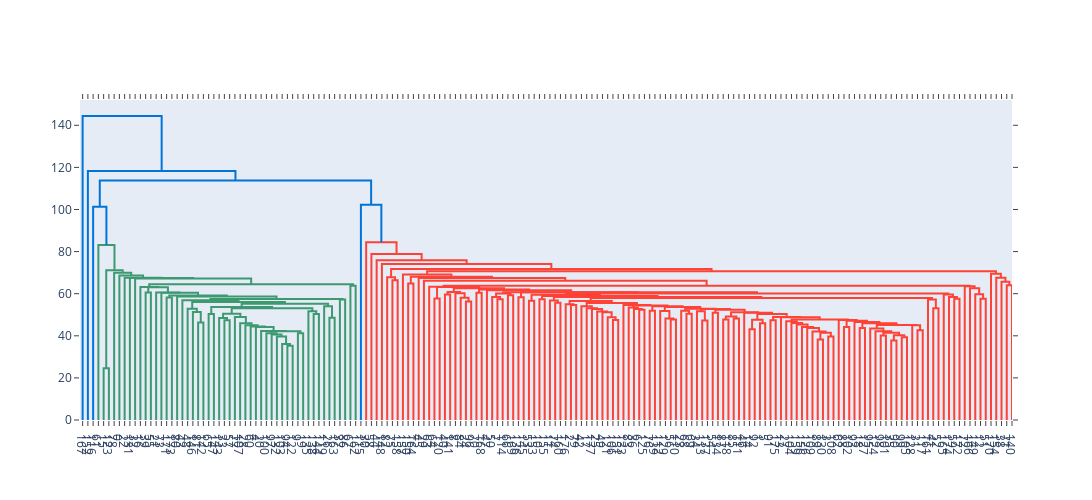

The notebook cell saved with this chart:
### Code cell
# Compute the linkage matrix using the Ward method
linked = linkage(scaled_data, method='ward')

# Plot the dendrogram
fig = ff.create_dendrogram(scaled_data, linkagefun=lambda x: linked, labels=None)
fig.update_layout(width=1800, height=500)
fig.show()

# Calculate silhouette scores for different numbers of clusters
silhouette_scores = {}
for k in range(2, 6):
    # Use fcluster to flatten the dendrogram to 'k' clusters
    labels = fcluster(linked, k, criterion='maxclust')
    score = silhouette_score(scaled_data, labels)
    silhouette_scores[k] = score
    print(f'Silhouette Score for k={k}: {score}')

### Figure 1 — Plotly figure (JSON) as saved in the notebook; plotly's stock layout.template omitted (floating-point values rounded to 4 significant figures; data arrays with more than 128 entries replaced by an {"elided": "..."} marker saying what was removed)
{"data": [{"hoverinfo": "text", "marker": {"color": "rgb(61,153,112)"}, "mode": "lines", "type": "scatter", "x": [45, 45, 55, 55], "xaxis": "x", "y": [0, 24.62, 24.62, 0], "yaxis": "y"}, {"hoverinfo": "text", "marker": {"color": "rgb(61,153,112)"}, "mode": "lines", "type": "scatter", "x": [125, 125, 135, 135], "xaxis": "x", "y": [0, 60.52, 60.52, 0], "yaxis": "y"}, {"hoverinfo": "text", "marker": {"color": "rgb(61,153,112)"}, "mode": "lines", "type": "scatter", "x": [165, 165, 175, 175], "xaxis": "x", "y": [0, 58.18, 58.18, 0], "yaxis": "y"}, {"hoverinfo": "text", "marker": {"color": "rgb(61,153,112)"}, "mode": "lines", "type": "scatter", "x": [225, 225, 235, 235], "xaxis": "x", "y": [0, 46.32, 46.32, 0], "yaxis": "y"}, {"hoverinfo": "text", "marker": {"color": "rgb(61,153,112)"}, "mode": "lines", "type": "scatter", "x": [215, 215, 230, 230], "xaxis": "x", "y": [0, 51.33, 51.33, 46.32], "yaxis": "y"}, {"hoverinfo": "text", "marker": {"color": "rgb(61,153,112)"}, "mode": "lines", "type": "scatter", "x": [205, 205, 222.5, 222.5], "xaxis": "x", "y": [0, 52.85, 52.85, 51.33], "yaxis": "y"}, {"hoverinfo": "text", "marker": {"color": "rgb(61,153,112)"}, "mode": "lines", "type": "scatter", "x": [245, 245, 255, 255], "xaxis": "x", "y": [0, 50.33, 50.33, 0], "yaxis": "y"}, {"hoverinfo": "text", "marker": {"color": "rgb(61,153,112)"}, "mode": "lines", "type": "scatter", "x": [275, 275, 285, 285], "xaxis": "x", "y": [0, 47.36, 47.36, 0], "yaxis": "y"}, {"hoverinfo": "text", "marker": {"color": "rgb(61,153,112)"}, "mode": "lines", "type": "scatter", "x": [265, 265, 280, 280], "xaxis": "x", "y": [0, 48.4, 48.4, 47.36], "yaxis": "y"}, {"hoverinfo": "text", "marker": {"color": "rgb(61,153,112)"}, "mode": "lines", "type": "scatter", "x": [395, 395, 405, 405], "xaxis": "x", "y": [0, 35.28, 35.28, 0], "yaxis": "y"}, {"hoverinfo": "text", "marker": {"color": "rgb(61,153,112)"}, "mode": "lines", "type": "scatter", "x": [385, 385, 400, 400], "xaxis": "x", "y": [0, 36.1, 36.1, 35.28], "yaxis": "y"}, {"hoverinfo": "text", "marker": {"color": "rgb(61,153,112)"}, "mode": "lines", "type": "scatter", "x": [375, 375, 392.5, 392.5], "xaxis": "x", "y": [0, 39.64, 39.64, 36.1], "yaxis": "y"}, {"hoverinfo": "text", "marker": {"color": "rgb(61,153,112)"}, "mode": "lines", "type": "scatter", "x": [365, 365, 383.8, 383.8], "xaxis": "x", "y": [0, 40.63, 40.63, 39.64], "yaxis": "y"}, {"hoverinfo": "text", "marker": {"color": "rgb(61,153,112)"}, "mode": "lines", "type": "scatter", "x": [355, 355, 374.4, 374.4], "xaxis": "x", "y": [0, 41.21, 41.21, 40.63], "yaxis": "y"}, {"hoverinfo": "text", "marker": {"color": "rgb(61,153,112)"}, "mode": "lines", "type": "scatter", "x": [415, 415, 425, 425], "xaxis": "x", "y": [0, 41.25, 41.25, 0], "yaxis": "y"}, {"hoverinfo": "text", "marker": {"color": "rgb(61,153,112)"}, "mode": "lines", "type": "scatter", "x": [364.7, 364.7, 420, 420], "xaxis": "x", "y": [41.21, 42.16, 42.16, 41.25], "yaxis": "y"}, {"hoverinfo": "text", "marker": {"color": "rgb(61,153,112)"}, "mode": "lines", "type": "scatter", "x": [345, 345, 392.3, 392.3], "xaxis": "x", "y": [0, 42.27, 42.27, 42.16], "yaxis": "y"}, {"hoverinfo": "text", "marker": {"color": "rgb(61,153,112)"}, "mode": "lines", "type": "scatter", "x": [335, 335, 368.7, 368.7], "xaxis": "x", "y": [0, 44.17, 44.17, 42.27], "yaxis": "y"}, {"hoverinfo": "text", "marker": {"color": "rgb(61,153,112)"}, "mode": "lines", "type": "scatter", "x": [325, 325, 351.8, 351.8], "xaxis": "x", "y": [0, 44.41, 44.41, 44.17], "yaxis": "y"}, {"hoverinfo": "text", "marker": {"color": "rgb(61,153,112)"}, "mode": "lines", "type": "scatter", "x": [315, 315, 338.4, 338.4], "xaxis": "x", "y": [0, 45.0, 45.0, 44.41], "yaxis": "y"}, {"hoverinfo": "text", "marker": {"color": "rgb(61,153,112)"}, "mode": "lines", "type": "scatter", "x": [305, 305, 326.7, 326.7], "xaxis": "x", "y": [0, 45.99, 45.99, 45.0], "yaxis": "y"}, {"hoverinfo": "text", "marker": {"color": "rgb(61,153,112)"}, "mode": "lines", "type": "scatter", "x": [295, 295, 315.9, 315.9], "xaxis": "x", "y": [0, 48.9, 48.9, 45.99], "yaxis": "y"}, {"hoverinfo": "text", "marker": {"color": "rgb(61,153,112)"}, "mode": "lines", "type": "scatter", "x": [272.5, 272.5, 305.4, 305.4], "xaxis": "x", "y": [48.4, 50.47, 50.47, 48.9], "yaxis": "y"}, {"hoverinfo": "text", "marker": {"color": "rgb(61,153,112)"}, "mode": "lines", "type": "scatter", "x": [445, 445, 455, 455], "xaxis": "x", "y": [0, 50.34, 50.34, 0], "yaxis": "y"}, {"hoverinfo": "text", "marker": {"color": "rgb(61,153,112)"}, "mode": "lines", "type": "scatter", "x": [435, 435, 450, 450], "xaxis": "x", "y": [0, 51.69, 51.69, 50.34], "yaxis": "y"}, {"hoverinfo": "text", "marker": {"color": "rgb(61,153,112)"}, "mode": "lines", "type": "scatter", "x": [289.0, 289.0, 442.5, 442.5], "xaxis": "x", "y": [50.47, 53.14, 53.14, 51.69], "yaxis": "y"}, {"hoverinfo": "text", "marker": {"color": "rgb(61,153,112)"}, "mode": "lines", "type": "scatter", "x": [250, 250, 365.7, 365.7], "xaxis": "x", "y": [50.33, 53.62, 53.62, 53.14], "yaxis": "y"}, {"hoverinfo": "text", "marker": {"color": "rgb(61,153,112)"}, "mode": "lines", "type": "scatter", "x": [475, 475, 485, 485], "xaxis": "x", "y": [0, 48.54, 48.54, 0], "yaxis": "y"}, {"hoverinfo": "text", "marker": {"color": "rgb(61,153,112)"}, "mode": "lines", "type": "scatter", "x": [465, 465, 480, 480], "xaxis": "x", "y": [0, 54.0, 54.0, 48.54], "yaxis": "y"}, {"hoverinfo": "text", "marker": {"color": "rgb(61,153,112)"}, "mode": "lines", "type": "scatter", "x": [307.9, 307.9, 472.5, 472.5], "xaxis": "x", "y": [53.62, 55.21, 55.21, 54.0], "yaxis": "y"}, {"hoverinfo": "text", "marker": {"color": "rgb(61,153,112)"}, "mode": "lines", "type": "scatter", "x": [213.8, 213.8, 390.2, 390.2], "xaxis": "x", "y": [52.85, 56.09, 56.09, 55.21], "yaxis": "y"}, {"hoverinfo": "text", "marker": {"color": "rgb(61,153,112)"}, "mode": "lines", "type": "scatter", "x": [195, 195, 302.0, 302.0], "xaxis": "x", "y": [0, 56.93, 56.93, 56.09], "yaxis": "y"}, {"hoverinfo": "text", "marker": {"color": "rgb(61,153,112)"}, "mode": "lines", "type": "scatter", "x": [495, 495, 505, 505], "xaxis": "x", "y": [0, 57.26, 57.26, 0], "yaxis": "y"}, {"hoverinfo": "text", "marker": {"color": "rgb(61,153,112)"}, "mode": "lines", "type": "scatter", "x": [248.5, 248.5, 500, 500], "xaxis": "x", "y": [56.93, 57.44, 57.44, 57.26], "yaxis": "y"}, {"hoverinfo": "text", "marker": {"color": "rgb(61,153,112)"}, "mode": "lines", "type": "scatter", "x": [185, 185, 374.2, 374.2], "xaxis": "x", "y": [0, 58.64, 58.64, 57.44], "yaxis": "y"}, {"hoverinfo": "text", "marker": {"color": "rgb(61,153,112)"}, "mode": "lines", "type": "scatter", "x": [170, 170, 279.6, 279.6], "xaxis": "x", "y": [58.18, 59.18, 59.18, 58.64], "yaxis": "y"}, {"hoverinfo": "text", "marker": {"color": "rgb(61,153,112)"}, "mode": "lines", "type": "scatter", "x": [155, 155, 224.8, 224.8], "xaxis": "x", "y": [0, 60.47, 60.47, 59.18], "yaxis": "y"}, {"hoverinfo": "text", "marker": {"color": "rgb(61,153,112)"}, "mode": "lines", "type": "scatter", "x": [145, 145, 189.9, 189.9], "xaxis": "x", "y": [0, 60.55, 60.55, 60.47], "yaxis": "y"}, {"hoverinfo": "text", "marker": {"color": "rgb(61,153,112)"}, "mode": "lines", "type": "scatter", "x": [130, 130, 167.5, 167.5], "xaxis": "x", "y": [60.52, 63.05, 63.05, 60.55], "yaxis": "y"}, {"hoverinfo": "text", "marker": {"color": "rgb(61,153,112)"}, "mode": "lines", "type": "scatter", "x": [115, 115, 148.7, 148.7], "xaxis": "x", "y": [0, 63.2, 63.2, 63.05], "yaxis": "y"}, {"hoverinfo": "text", "marker": {"color": "rgb(61,153,112)"}, "mode": "lines", "type": "scatter", "x": [515, 515, 525, 525], "xaxis": "x", "y": [0, 63.72, 63.72, 0], "yaxis": "y"}, {"hoverinfo": "text", "marker": {"color": "rgb(61,153,112)"}, "mode": "lines", "type": "scatter", "x": [131.9, 131.9, 520, 520], "xaxis": "x", "y": [63.2, 64.44, 64.44, 63.72], "yaxis": "y"}, {"hoverinfo": "text", "marker": {"color": "rgb(61,153,112)"}, "mode": "lines", "type": "scatter", "x": [105, 105, 325.9, 325.9], "xaxis": "x", "y": [0, 67.24, 67.24, 64.44], "yaxis": "y"}, {"hoverinfo": "text", "marker": {"color": "rgb(61,153,112)"}, "mode": "lines", "type": "scatter", "x": [95, 95, 215.5, 215.5], "xaxis": "x", "y": [0, 67.42, 67.42, 67.24], "yaxis": "y"}, {"hoverinfo": "text", "marker": {"color": "rgb(61,153,112)"}, "mode": "lines", "type": "scatter", "x": [85, 85, 155.2, 155.2], "xaxis": "x", "y": [0, 67.53, 67.53, 67.42], "yaxis": "y"}, {"hoverinfo": "text", "marker": {"color": "rgb(61,153,112)"}, "mode": "lines", "type": "scatter", "x": [75, 75, 120.1, 120.1], "xaxis": "x", "y": [0, 68.7, 68.7, 67.53], "yaxis": "y"}, {"hoverinfo": "text", "marker": {"color": "rgb(61,153,112)"}, "mode": "lines", "type": "scatter", "x": [65, 65, 97.56, 97.56], "xaxis": "x", "y": [0, 69.98, 69.98, 68.7], "yaxis": "y"}, {"hoverinfo": "text", "marker": {"color": "rgb(61,153,112)"}, "mode": "lines", "type": "scatter", "x": [50, 50, 81.28, 81.28], "xaxis": "x", "y": [24.62, 71.13, 71.13, 69.98], "yaxis": "y"}, {"hoverinfo": "text", "marker": {"color": "rgb(61,153,112)"}, "mode": "lines", "type": "scatter", "x": [35, 35, 65.64, 65.64], "xaxis": "x", "y": [0, 83.13, 83.13, 71.13], "yaxis": "y"}, {"hoverinfo": "text", "marker": {"color": "rgb(0,116,217)"}, "mode": "lines", "type": "scatter", "x": [25, 25, 50.32, 50.32], "xaxis": "x", "y": [0, 101.3, 101.3, 83.13], "yaxis": "y"}, {"hoverinfo": "text", "marker": {"color": "rgb(255,65,54)"}, "mode": "lines", "type": "scatter", "x": [595, 595, 605, 605], "xaxis": "x", "y": [0, 66.38, 66.38, 0], "yaxis": "y"}, {"hoverinfo": "text", "marker": {"color": "rgb(255,65,54)"}, "mode": "lines", "type": "scatter", "x": [585, 585, 600, 600], "xaxis": "x", "y": [0, 67.86, 67.86, 66.38], "yaxis": "y"}, {"hoverinfo": "text", "marker": {"color": "rgb(255,65,54)"}, "mode": "lines", "type": "scatter", "x": [625, 625, 635, 635], "xaxis": "x", "y": [0, 64.81, 64.81, 0], "yaxis": "y"}, {"hoverinfo": "text", "marker": {"color": "rgb(255,65,54)"}, "mode": "lines", "type": "scatter", "x": [675, 675, 685, 685], "xaxis": "x", "y": [0, 57.72, 57.72, 0], "yaxis": "y"}, {"hoverinfo": "text", "marker": {"color": "rgb(255,65,54)"}, "mode": "lines", "type": "scatter", "x": [695, 695, 705, 705], "xaxis": "x", "y": [0, 59.56, 59.56, 0], "yaxis": "y"}, {"hoverinfo": "text", "marker": {"color": "rgb(255,65,54)"}, "mode": "lines", "type": "scatter", "x": [735, 735, 745, 745], "xaxis": "x", "y": [0, 56.32, 56.32, 0], "yaxis": "y"}, {"hoverinfo": "text", "marker": {"color": "rgb(255,65,54)"}, "mode": "lines", "type": "scatter", "x": [725, 725, 740, 740], "xaxis": "x", "y": [0, 58.09, 58.09, 56.32], "yaxis": "y"}, {"hoverinfo": "text", "marker": {"color": "rgb(255,65,54)"}, "mode": "lines", "type": "scatter", "x": [715, 715, 732.5, 732.5], "xaxis": "x", "y": [0, 60.24, 60.24, 58.09], "yaxis": "y"}, {"hoverinfo": "text", "marker": {"color": "rgb(255,65,54)"}, "mode": "lines", "type": "scatter", "x": [700, 700, 723.8, 723.8], "xaxis": "x", "y": [59.56, 60.78, 60.78, 60.24], "yaxis": "y"}, {"hoverinfo": "text", "marker": {"color": "rgb(255,65,54)"}, "mode": "lines", "type": "scatter", "x": [755, 755, 765, 765], "xaxis": "x", "y": [0, 60.48, 60.48, 0], "yaxis": "y"}, {"hoverinfo": "text", "marker": {"color": "rgb(255,65,54)"}, "mode": "lines", "type": "scatter", "x": [795, 795, 805, 805], "xaxis": "x", "y": [0, 57.41, 57.41, 0], "yaxis": "y"}, {"hoverinfo": "text", "marker": {"color": "rgb(255,65,54)"}, "mode": "lines", "type": "scatter", "x": [785, 785, 800, 800], "xaxis": "x", "y": [0, 58.48, 58.48, 57.41], "yaxis": "y"}, {"hoverinfo": "text", "marker": {"color": "rgb(255,65,54)"}, "mode": "lines", "type": "scatter", "x": [815, 815, 825, 825], "xaxis": "x", "y": [0, 59.22, 59.22, 0], "yaxis": "y"}, {"hoverinfo": "text", "marker": {"color": "rgb(255,65,54)"}, "mode": "lines", "type": "scatter", "x": [792.5, 792.5, 820, 820], "xaxis": "x", "y": [58.48, 60.14, 60.14, 59.22], "yaxis": "y"}, {"hoverinfo": "text", "marker": {"color": "rgb(255,65,54)"}, "mode": "lines", "type": "scatter", "x": [835, 835, 845, 845], "xaxis": "x", "y": [0, 58.27, 58.27, 0], "yaxis": "y"}, {"hoverinfo": "text", "marker": {"color": "rgb(255,65,54)"}, "mode": "lines", "type": "scatter", "x": [855, 855, 865, 865], "xaxis": "x", "y": [0, 56.66, 56.66, 0], "yaxis": "y"}, {"hoverinfo": "text", "marker": {"color": "rgb(255,65,54)"}, "mode": "lines", "type": "scatter", "x": [875, 875, 885, 885], "xaxis": "x", "y": [0, 57.36, 57.36, 0], "yaxis": "y"}, {"hoverinfo": "text", "marker": {"color": "rgb(255,65,54)"}, "mode": "lines", "type": "scatter", "x": [905, 905, 915, 915], "xaxis": "x", "y": [0, 55.65, 55.65, 0], "yaxis": "y"}, {"hoverinfo": "text", "marker": {"color": "rgb(255,65,54)"}, "mode": "lines", "type": "scatter", "x": [895, 895, 910, 910], "xaxis": "x", "y": [0, 56.75, 56.75, 55.65], "yaxis": "y"}, {"hoverinfo": "text", "marker": {"color": "rgb(255,65,54)"}, "mode": "lines", "type": "scatter", "x": [935, 935, 945, 945], "xaxis": "x", "y": [0, 54.65, 54.65, 0], "yaxis": "y"}, {"hoverinfo": "text", "marker": {"color": "rgb(255,65,54)"}, "mode": "lines", "type": "scatter", "x": [925, 925, 940, 940], "xaxis": "x", "y": [0, 54.94, 54.94, 54.65], "yaxis": "y"}, {"hoverinfo": "text", "marker": {"color": "rgb(255,65,54)"}, "mode": "lines", "type": "scatter", "x": [1015, 1015, 1025, 1025], "xaxis": "x", "y": [0, 47.45, 47.45, 0], "yaxis": "y"}, {"hoverinfo": "text", "marker": {"color": "rgb(255,65,54)"}, "mode": "lines", "type": "scatter", "x": [1005, 1005, 1020, 1020], "xaxis": "x", "y": [0, 48.85, 48.85, 47.45], "yaxis": "y"}, {"hoverinfo": "text", "marker": {"color": "rgb(255,65,54)"}, "mode": "lines", "type": "scatter", "x": [995, 995, 1012.0, 1012.0], "xaxis": "x", "y": [0, 51.22, 51.22, 48.85], "yaxis": "y"}, {"hoverinfo": "text", "marker": {"color": "rgb(255,65,54)"}, "mode": "lines", "type": "scatter", "x": [985, 985, 1004.0, 1004.0], "xaxis": "x", "y": [0, 51.5, 51.5, 51.22], "yaxis": "y"}, {"hoverinfo": "text", "marker": {"color": "rgb(255,65,54)"}, "mode": "lines", "type": "scatter", "x": [975, 975, 994.4, 994.4], "xaxis": "x", "y": [0, 52.75, 52.75, 51.5], "yaxis": "y"}, {"hoverinfo": "text", "marker": {"color": "rgb(255,65,54)"}, "mode": "lines", "type": "scatter", "x": [965, 965, 984.7, 984.7], "xaxis": "x", "y": [0, 53.04, 53.04, 52.75], "yaxis": "y"}, {"hoverinfo": "text", "marker": {"color": "rgb(255,65,54)"}, "mode": "lines", "type": "scatter", "x": [955, 955, 974.8, 974.8], "xaxis": "x", "y": [0, 54.03, 54.03, 53.04], "yaxis": "y"}, {"hoverinfo": "text", "marker": {"color": "rgb(255,65,54)"}, "mode": "lines", "type": "scatter", "x": [1065, 1065, 1075, 1075], "xaxis": "x", "y": [0, 52.32, 52.32, 0], "yaxis": "y"}, {"hoverinfo": "text", "marker": {"color": "rgb(255,65,54)"}, "mode": "lines", "type": "scatter", "x": [1055, 1055, 1070, 1070], "xaxis": "x", "y": [0, 52.68, 52.68, 52.32], "yaxis": "y"}, {"hoverinfo": "text", "marker": {"color": "rgb(255,65,54)"}, "mode": "lines", "type": "scatter", "x": [1045, 1045, 1062.0, 1062.0], "xaxis": "x", "y": [0, 53.44, 53.44, 52.68], "yaxis": "y"}, {"hoverinfo": "text", "marker": {"color": "rgb(255,65,54)"}, "mode": "lines", "type": "scatter", "x": [1085, 1085, 1095, 1095], "xaxis": "x", "y": [0, 51.96, 51.96, 0], "yaxis": "y"}, {"hoverinfo": "text", "marker": {"color": "rgb(255,65,54)"}, "mode": "lines", "type": "scatter", "x": [1125, 1125, 1135, 1135], "xaxis": "x", "y": [0, 47.76, 47.76, 0], "yaxis": "y"}, {"hoverinfo": "text", "marker": {"color": "rgb(255,65,54)"}, "mode": "lines", "type": "scatter", "x": [1115, 1115, 1130, 1130], "xaxis": "x", "y": [0, 48.24, 48.24, 47.76], "yaxis": "y"}, {"hoverinfo": "text", "marker": {"color": "rgb(255,65,54)"}, "mode": "lines", "type": "scatter", "x": [1105, 1105, 1122.0, 1122.0], "xaxis": "x", "y": [0, 51.76, 51.76, 48.24], "yaxis": "y"}, {"hoverinfo": "text", "marker": {"color": "rgb(255,65,54)"}, "mode": "lines", "type": "scatter", "x": [1155, 1155, 1165, 1165], "xaxis": "x", "y": [0, 50.53, 50.53, 0], "yaxis": "y"}, {"hoverinfo": "text", "marker": {"color": "rgb(255,65,54)"}, "mode": "lines", "type": "scatter", "x": [1145, 1145, 1160, 1160], "xaxis": "x", "y": [0, 51.91, 51.91, 50.53], "yaxis": "y"}, {"hoverinfo": "text", "marker": {"color": "rgb(255,65,54)"}, "mode": "lines", "type": "scatter", "x": [1185, 1185, 1195, 1195], "xaxis": "x", "y": [0, 47.31, 47.31, 0], "yaxis": "y"}, {"hoverinfo": "text", "marker": {"color": "rgb(255,65,54)"}, "mode": "lines", "type": "scatter", "x": [1175, 1175, 1190, 1190], "xaxis": "x", "y": [0, 51.63, 51.63, 47.31], "yaxis": "y"}, {"hoverinfo": "text", "marker": {"color": "rgb(255,65,54)"}, "mode": "lines", "type": "scatter", "x": [1205, 1205, 1215, 1215], "xaxis": "x", "y": [0, 50.95, 50.95, 0], "yaxis": "y"}, {"hoverinfo": "text", "marker": {"color": "rgb(255,65,54)"}, "mode": "lines", "type": "scatter", "x": [1225, 1225, 1235, 1235], "xaxis": "x", "y": [0, 47.71, 47.71, 0], "yaxis": "y"}, {"hoverinfo": "text", "marker": {"color": "rgb(255,65,54)"}, "mode": "lines", "type": "scatter", "x": [1245, 1245, 1255, 1255], "xaxis": "x", "y": [0, 48.24, 48.24, 0], "yaxis": "y"}, {"hoverinfo": "text", "marker": {"color": "rgb(255,65,54)"}, "mode": "lines", "type": "scatter", "x": [1230, 1230, 1250, 1250], "xaxis": "x", "y": [47.71, 49.2, 49.2, 48.24], "yaxis": "y"}, {"hoverinfo": "text", "marker": {"color": "rgb(255,65,54)"}, "mode": "lines", "type": "scatter", "x": [1275, 1275, 1285, 1285], "xaxis": "x", "y": [0, 43.15, 43.15, 0], "yaxis": "y"}, {"hoverinfo": "text", "marker": {"color": "rgb(255,65,54)"}, "mode": "lines", "type": "scatter", "x": [1295, 1295, 1305, 1305], "xaxis": "x", "y": [0, 45.94, 45.94, 0], "yaxis": "y"}, {"hoverinfo": "text", "marker": {"color": "rgb(255,65,54)"}, "mode": "lines", "type": "scatter", "x": [1280, 1280, 1300, 1300], "xaxis": "x", "y": [43.15, 47.58, 47.58, 45.94], "yaxis": "y"}, {"hoverinfo": "text", "marker": {"color": "rgb(255,65,54)"}, "mode": "lines", "type": "scatter", "x": [1315, 1315, 1325, 1325], "xaxis": "x", "y": [0, 47.33, 47.33, 0], "yaxis": "y"}, {"hoverinfo": "text", "marker": {"color": "rgb(255,65,54)"}, "mode": "lines", "type": "scatter", "x": [1405, 1405, 1415, 1415], "xaxis": "x", "y": [0, 38.3, 38.3, 0], "yaxis": "y"}, {"hoverinfo": "text", "marker": {"color": "rgb(255,65,54)"}, "mode": "lines", "type": "scatter", "x": [1425, 1425, 1435, 1435], "xaxis": "x", "y": [0, 39.63, 39.63, 0], "yaxis": "y"}, {"hoverinfo": "text", "marker": {"color": "rgb(255,65,54)"}, "mode": "lines", "type": "scatter", "x": [1410, 1410, 1430, 1430], "xaxis": "x", "y": [38.3, 41.46, 41.46, 39.63], "yaxis": "y"}, {"hoverinfo": "text", "marker": {"color": "rgb(255,65,54)"}, "mode": "lines", "type": "scatter", "x": [1395, 1395, 1420, 1420], "xaxis": "x", "y": [0, 42.08, 42.08, 41.46], "yaxis": "y"}, {"hoverinfo": "text", "marker": {"color": "rgb(255,65,54)"}, "mode": "lines", "type": "scatter", "x": [1385, 1385, 1408.0, 1408.0], "xaxis": "x", "y": [0, 43.68, 43.68, 42.08], "yaxis": "y"}, {"hoverinfo": "text", "marker": {"color": "rgb(255,65,54)"}, "mode": "lines", "type": "scatter", "x": [1375, 1375, 1396.0, 1396.0], "xaxis": "x", "y": [0, 44.2, 44.2, 43.68], "yaxis": "y"}, {"hoverinfo": "text", "marker": {"color": "rgb(255,65,54)"}, "mode": "lines", "type": "scatter", "x": [1365, 1365, 1386.0, 1386.0], "xaxis": "x", "y": [0, 45.37, 45.37, 44.2], "yaxis": "y"}, {"hoverinfo": "text", "marker": {"color": "rgb(255,65,54)"}, "mode": "lines", "type": "scatter", "x": [1355, 1355, 1375.0, 1375.0], "xaxis": "x", "y": [0, 46.09, 46.09, 45.37], "yaxis": "y"}, {"hoverinfo": "text", "marker": {"color": "rgb(255,65,54)"}, "mode": "lines", "type": "scatter", "x": [1345, 1345, 1365.0, 1365.0], "xaxis": "x", "y": [0, 46.86, 46.86, 46.09], "yaxis": "y"}, {"hoverinfo": "text", "marker": {"color": "rgb(255,65,54)"}, "mode": "lines", "type": "scatter", "x": [1455, 1455, 1465, 1465], "xaxis": "x", "y": [0, 44.15, 44.15, 0], "yaxis": "y"}, {"hoverinfo": "text", "marker": {"color": "rgb(255,65,54)"}, "mode": "lines", "type": "scatter", "x": [1485, 1485, 1495, 1495], "xaxis": "x", "y": [0, 43.71, 43.71, 0], "yaxis": "y"}, {"hoverinfo": "text", "marker": {"color": "rgb(255,65,54)"}, "mode": "lines", "type": "scatter", "x": [1525, 1525, 1535, 1535], "xaxis": "x", "y": [0, 40.18, 40.18, 0], "yaxis": "y"}, {"hoverinfo": "text", "marker": {"color": "rgb(255,65,54)"}, "mode": "lines", "type": "scatter", "x": [1545, 1545, 1555, 1555], "xaxis": "x", "y": [0, 37.79, 37.79, 0], "yaxis": "y"}, {"hoverinfo": "text", "marker": {"color": "rgb(255,65,54)"}, "mode": "lines", "type": "scatter", "x": [1565, 1565, 1575, 1575], "xaxis": "x", "y": [0, 39.32, 39.32, 0], "yaxis": "y"}, {"hoverinfo": "text", "marker": {"color": "rgb(255,65,54)"}, "mode": "lines", "type": "scatter", "x": [1550, 1550, 1570, 1570], "xaxis": "x", "y": [37.79, 40.2, 40.2, 39.32], "yaxis": "y"}, {"hoverinfo": "text", "marker": {"color": "rgb(255,65,54)"}, "mode": "lines", "type": "scatter", "x": [1530, 1530, 1560, 1560], "xaxis": "x", "y": [40.18, 41.39, 41.39, 40.2], "yaxis": "y"}, {"hoverinfo": "text", "marker": {"color": "rgb(255,65,54)"}, "mode": "lines", "type": "scatter", "x": [1515, 1515, 1545, 1545], "xaxis": "x", "y": [0, 42.21, 42.21, 41.39], "yaxis": "y"}, {"hoverinfo": "text", "marker": {"color": "rgb(255,65,54)"}, "mode": "lines", "type": "scatter", "x": [1505, 1505, 1530, 1530], "xaxis": "x", "y": [0, 43.46, 43.46, 42.21], "yaxis": "y"}, {"hoverinfo": "text", "marker": {"color": "rgb(255,65,54)"}, "mode": "lines", "type": "scatter", "x": [1595, 1595, 1605, 1605], "xaxis": "x", "y": [0, 42.58, 42.58, 0], "yaxis": "y"}, {"hoverinfo": "text", "marker": {"color": "rgb(255,65,54)"}, "mode": "lines", "type": "scatter", "x": [1585, 1585, 1600, 1600], "xaxis": "x", "y": [0, 45.02, 45.02, 42.58], "yaxis": "y"}, {"hoverinfo": "text", "marker": {"color": "rgb(255,65,54)"}, "mode": "lines", "type": "scatter", "x": [1518.0, 1518.0, 1592.0, 1592.0], "xaxis": "x", "y": [43.46, 45.16, 45.16, 45.02], "yaxis": "y"}, {"hoverinfo": "text", "marker": {"color": "rgb(255,65,54)"}, "mode": "lines", "type": "scatter", "x": [1490, 1490, 1555, 1555], "xaxis": "x", "y": [43.71, 45.93, 45.93, 45.16], "yaxis": "y"}, {"hoverinfo": "text", "marker": {"color": "rgb(255,65,54)"}, "mode": "lines", "type": "scatter", "x": [1475, 1475, 1522.0, 1522.0], "xaxis": "x", "y": [0, 46.5, 46.5, 45.93], "yaxis": "y"}, {"hoverinfo": "text", "marker": {"color": "rgb(255,65,54)"}, "mode": "lines", "type": "scatter", "x": [1460, 1460, 1499.0, 1499.0], "xaxis": "x", "y": [44.15, 47.16, 47.16, 46.5], "yaxis": "y"}, {"hoverinfo": "text", "marker": {"color": "rgb(255,65,54)"}, "mode": "lines", "type": "scatter", "x": [1445, 1445, 1479.0, 1479.0], "xaxis": "x", "y": [0, 47.55, 47.55, 47.16], "yaxis": "y"}, {"hoverinfo": "text", "marker": {"color": "rgb(255,65,54)"}, "mode": "lines", "type": "scatter", "x": [1355.0, 1355.0, 1462.0, 1462.0], "xaxis": "x", "y": [46.86, 47.8, 47.8, 47.55], "yaxis": "y"}, {"hoverinfo": "text", "marker": {"color": "rgb(255,65,54)"}, "mode": "lines", "type": "scatter", "x": [1335, 1335, 1409.0, 1409.0], "xaxis": "x", "y": [0, 48.8, 48.8, 47.8], "yaxis": "y"}, {"hoverinfo": "text", "marker": {"color": "rgb(255,65,54)"}, "mode": "lines", "type": "scatter", "x": [1320, 1320, 1372.0, 1372.0], "xaxis": "x", "y": [47.33, 48.97, 48.97, 48.8], "yaxis": "y"}, {"hoverinfo": "text", "marker": {"color": "rgb(255,65,54)"}, "mode": "lines", "type": "scatter", "x": [1290, 1290, 1346.0, 1346.0], "xaxis": "x", "y": [47.58, 50.38, 50.38, 48.97], "yaxis": "y"}, {"hoverinfo": "text", "marker": {"color": "rgb(255,65,54)"}, "mode": "lines", "type": "scatter", "x": [1265, 1265, 1318.0, 1318.0], "xaxis": "x", "y": [0, 51.0, 51.0, 50.38], "yaxis": "y"}, {"hoverinfo": "text", "marker": {"color": "rgb(255,65,54)"}, "mode": "lines", "type": "scatter", "x": [1240, 1240, 1291.0, 1291.0], "xaxis": "x", "y": [49.2, 51.21, 51.21, 51.0], "yaxis": "y"}, {"hoverinfo": "text", "marker": {"color": "rgb(255,65,54)"}, "mode": "lines", "type": "scatter", "x": [1210, 1210, 1266.0, 1266.0], "xaxis": "x", "y": [50.95, 52.43, 52.43, 51.21], "yaxis": "y"}, {"hoverinfo": "text", "marker": {"color": "rgb(255,65,54)"}, "mode": "lines", "type": "scatter", "x": [1182.0, 1182.0, 1238.0, 1238.0], "xaxis": "x", "y": [51.63, 52.71, 52.71, 52.43], "yaxis": "y"}, {"hoverinfo": "text", "marker": {"color": "rgb(255,65,54)"}, "mode": "lines", "type": "scatter", "x": [1152.0, 1152.0, 1210.0, 1210.0], "xaxis": "x", "y": [51.91, 52.84, 52.84, 52.71], "yaxis": "y"}, {"hoverinfo": "text", "marker": {"color": "rgb(255,65,54)"}, "mode": "lines", "type": "scatter", "x": [1114.0, 1114.0, 1181.0, 1181.0], "xaxis": "x", "y": [51.76, 53.7, 53.7, 52.84], "yaxis": "y"}, {"hoverinfo": "text", "marker": {"color": "rgb(255,65,54)"}, "mode": "lines", "type": "scatter", "x": [1090, 1090, 1148.0, 1148.0], "xaxis": "x", "y": [51.96, 53.99, 53.99, 53.7], "yaxis": "y"}, {"hoverinfo": "text", "marker": {"color": "rgb(255,65,54)"}, "mode": "lines", "type": "scatter", "x": [1054.0, 1054.0, 1119.0, 1119.0], "xaxis": "x", "y": [53.44, 54.44, 54.44, 53.99], "yaxis": "y"}, {"hoverinfo": "text", "marker": {"color": "rgb(255,65,54)"}, "mode": "lines", "type": "scatter", "x": [1035, 1035, 1086.0, 1086.0], "xaxis": "x", "y": [0, 54.64, 54.64, 54.44], "yaxis": "y"}, {"hoverinfo": "text", "marker": {"color": "rgb(255,65,54)"}, "mode": "lines", "type": "scatter", "x": [964.9, 964.9, 1061.0, 1061.0], "xaxis": "x", "y": [54.03, 55.64, 55.64, 54.64], "yaxis": "y"}, {"hoverinfo": "text", "marker": {"color": "rgb(255,65,54)"}, "mode": "lines", "type": "scatter", "x": [932.5, 932.5, 1013.0, 1013.0], "xaxis": "x", "y": [54.94, 56.48, 56.48, 55.64], "yaxis": "y"}, {"hoverinfo": "text", "marker": {"color": "rgb(255,65,54)"}, "mode": "lines", "type": "scatter", "x": [1625, 1625, 1635, 1635], "xaxis": "x", "y": [0, 53.12, 53.12, 0], "yaxis": "y"}, {"hoverinfo": "text", "marker": {"color": "rgb(255,65,54)"}, "mode": "lines", "type": "scatter", "x": [1615, 1615, 1630, 1630], "xaxis": "x", "y": [0, 57.29, 57.29, 53.12], "yaxis": "y"}, {"hoverinfo": "text", "marker": {"color": "rgb(255,65,54)"}, "mode": "lines", "type": "scatter", "x": [972.6, 972.6, 1622.0, 1622.0], "xaxis": "x", "y": [56.48, 58.01, 58.01, 57.29], "yaxis": "y"}, {"hoverinfo": "text", "marker": {"color": "rgb(255,65,54)"}, "mode": "lines", "type": "scatter", "x": [902.5, 902.5, 1298.0, 1298.0], "xaxis": "x", "y": [56.75, 58.42, 58.42, 58.01], "yaxis": "y"}, {"hoverinfo": "text", "marker": {"color": "rgb(255,65,54)"}, "mode": "lines", "type": "scatter", "x": [880, 880, 1100.0, 1100.0], "xaxis": "x", "y": [57.36, 58.91, 58.91, 58.42], "yaxis": "y"}, {"hoverinfo": "text", "marker": {"color": "rgb(255,65,54)"}, "mode": "lines", "type": "scatter", "x": [860, 860, 990.0, 990.0], "xaxis": "x", "y": [56.66, 59.55, 59.55, 58.91], "yaxis": "y"}, {"hoverinfo": "text", "marker": {"color": "rgb(255,65,54)"}, "mode": "lines", "type": "scatter", "x": [1665, 1665, 1675, 1675], "xaxis": "x", "y": [0, 57.58, 57.58, 0], "yaxis": "y"}, {"hoverinfo": "text", "marker": {"color": "rgb(255,65,54)"}, "mode": "lines", "type": "scatter", "x": [1655, 1655, 1670, 1670], "xaxis": "x", "y": [0, 58.48, 58.48, 57.58], "yaxis": "y"}, {"hoverinfo": "text", "marker": {"color": "rgb(255,65,54)"}, "mode": "lines", "type": "scatter", "x": [1645, 1645, 1662.0, 1662.0], "xaxis": "x", "y": [0, 59.67, 59.67, 58.48], "yaxis": "y"}, {"hoverinfo": "text", "marker": {"color": "rgb(255,65,54)"}, "mode": "lines", "type": "scatter", "x": [925.0, 925.0, 1654.0, 1654.0], "xaxis": "x", "y": [59.55, 60.07, 60.07, 59.67], "yaxis": "y"}, {"hoverinfo": "text", "marker": {"color": "rgb(255,65,54)"}, "mode": "lines", "type": "scatter", "x": [840, 840, 1289.0, 1289.0], "xaxis": "x", "y": [58.27, 60.65, 60.65, 60.07], "yaxis": "y"}, {"hoverinfo": "text", "marker": {"color": "rgb(255,65,54)"}, "mode": "lines", "type": "scatter", "x": [806.2, 806.2, 1065.0, 1065.0], "xaxis": "x", "y": [60.14, 60.71, 60.71, 60.65], "yaxis": "y"}, {"hoverinfo": "text", "marker": {"color": "rgb(255,65,54)"}, "mode": "lines", "type": "scatter", "x": [775, 775, 935.5, 935.5], "xaxis": "x", "y": [0, 61.63, 61.63, 60.71], "yaxis": "y"}, {"hoverinfo": "text", "marker": {"color": "rgb(255,65,54)"}, "mode": "lines", "type": "scatter", "x": [760, 760, 855.2, 855.2], "xaxis": "x", "y": [60.48, 62.04, 62.04, 61.63], "yaxis": "y"}, {"hoverinfo": "text", "marker": {"color": "rgb(255,65,54)"}, "mode": "lines", "type": "scatter", "x": [711.9, 711.9, 807.6, 807.6], "xaxis": "x", "y": [60.78, 62.62, 62.62, 62.04], "yaxis": "y"}, {"hoverinfo": "text", "marker": {"color": "rgb(255,65,54)"}, "mode": "lines", "type": "scatter", "x": [680, 680, 759.7, 759.7], "xaxis": "x", "y": [57.72, 63.18, 63.18, 62.62], "yaxis": "y"}, {"hoverinfo": "text", "marker": {"color": "rgb(255,65,54)"}, "mode": "lines", "type": "scatter", "x": [665, 665, 719.9, 719.9], "xaxis": "x", "y": [0, 63.34, 63.34, 63.18], "yaxis": "y"}, {"hoverinfo": "text", "marker": {"color": "rgb(255,65,54)"}, "mode": "lines", "type": "scatter", "x": [1715, 1715, 1725, 1725], "xaxis": "x", "y": [0, 57.62, 57.62, 0], "yaxis": "y"}, {"hoverinfo": "text", "marker": {"color": "rgb(255,65,54)"}, "mode": "lines", "type": "scatter", "x": [1705, 1705, 1720, 1720], "xaxis": "x", "y": [0, 59.7, 59.7, 57.62], "yaxis": "y"}, {"hoverinfo": "text", "marker": {"color": "rgb(255,65,54)"}, "mode": "lines", "type": "scatter", "x": [1695, 1695, 1712.0, 1712.0], "xaxis": "x", "y": [0, 62.58, 62.58, 59.7], "yaxis": "y"}, {"hoverinfo": "text", "marker": {"color": "rgb(255,65,54)"}, "mode": "lines", "type": "scatter", "x": [1685, 1685, 1704.0, 1704.0], "xaxis": "x", "y": [0, 63.52, 63.52, 62.58], "yaxis": "y"}, {"hoverinfo": "text", "marker": {"color": "rgb(255,65,54)"}, "mode": "lines", "type": "scatter", "x": [692.4, 692.4, 1694.0, 1694.0], "xaxis": "x", "y": [63.34, 63.8, 63.8, 63.52], "yaxis": "y"}, {"hoverinfo": "text", "marker": {"color": "rgb(255,65,54)"}, "mode": "lines", "type": "scatter", "x": [655, 655, 1193.0, 1193.0], "xaxis": "x", "y": [0, 66.12, 66.12, 63.8], "yaxis": "y"}, {"hoverinfo": "text", "marker": {"color": "rgb(255,65,54)"}, "mode": "lines", "type": "scatter", "x": [645, 645, 924.2, 924.2], "xaxis": "x", "y": [0, 67.45, 67.45, 66.12], "yaxis": "y"}, {"hoverinfo": "text", "marker": {"color": "rgb(255,65,54)"}, "mode": "lines", "type": "scatter", "x": [630, 630, 784.6, 784.6], "xaxis": "x", "y": [64.81, 68.08, 68.08, 67.45], "yaxis": "y"}, {"hoverinfo": "text", "marker": {"color": "rgb(255,65,54)"}, "mode": "lines", "type": "scatter", "x": [615, 615, 707.3, 707.3], "xaxis": "x", "y": [0, 69.16, 69.16, 68.08], "yaxis": "y"}, {"hoverinfo": "text", "marker": {"color": "rgb(255,65,54)"}, "mode": "lines", "type": "scatter", "x": [1765, 1765, 1775, 1775], "xaxis": "x", "y": [0, 64.0, 64.0, 0], "yaxis": "y"}, {"hoverinfo": "text", "marker": {"color": "rgb(255,65,54)"}, "mode": "lines", "type": "scatter", "x": [1755, 1755, 1770, 1770], "xaxis": "x", "y": [0, 65.71, 65.71, 64.0], "yaxis": "y"}, {"hoverinfo": "text", "marker": {"color": "rgb(255,65,54)"}, "mode": "lines", "type": "scatter", "x": [1745, 1745, 1762.0, 1762.0], "xaxis": "x", "y": [0, 67.52, 67.52, 65.71], "yaxis": "y"}, {"hoverinfo": "text", "marker": {"color": "rgb(255,65,54)"}, "mode": "lines", "type": "scatter", "x": [1735, 1735, 1754.0, 1754.0], "xaxis": "x", "y": [0, 69.47, 69.47, 67.52], "yaxis": "y"}, {"hoverinfo": "text", "marker": {"color": "rgb(255,65,54)"}, "mode": "lines", "type": "scatter", "x": [661.2, 661.2, 1744.0, 1744.0], "xaxis": "x", "y": [69.16, 70.64, 70.64, 69.47], "yaxis": "y"}, {"hoverinfo": "text", "marker": {"color": "rgb(255,65,54)"}, "mode": "lines", "type": "scatter", "x": [592.5, 592.5, 1203.0, 1203.0], "xaxis": "x", "y": [67.86, 71.71, 71.71, 70.64], "yaxis": "y"}, {"hoverinfo": "text", "marker": {"color": "rgb(255,65,54)"}, "mode": "lines", "type": "scatter", "x": [575, 575, 897.6, 897.6], "xaxis": "x", "y": [0, 74.07, 74.07, 71.71], "yaxis": "y"}, {"hoverinfo": "text", "marker": {"color": "rgb(255,65,54)"}, "mode": "lines", "type": "scatter", "x": [565, 565, 736.3, 736.3], "xaxis": "x", "y": [0, 75.84, 75.84, 74.07], "yaxis": "y"}, {"hoverinfo": "text", "marker": {"color": "rgb(255,65,54)"}, "mode": "lines", "type": "scatter", "x": [555, 555, 650.7, 650.7], "xaxis": "x", "y": [0, 78.9, 78.9, 75.84], "yaxis": "y"}, {"hoverinfo": "text", "marker": {"color": "rgb(255,65,54)"}, "mode": "lines", "type": "scatter", "x": [545, 545, 602.8, 602.8], "xaxis": "x", "y": [0, 84.45, 84.45, 78.9], "yaxis": "y"}, {"hoverinfo": "text", "marker": {"color": "rgb(0,116,217)"}, "mode": "lines", "type": "scatter", "x": [535, 535, 573.9, 573.9], "xaxis": "x", "y": [0, 102.2, 102.2, 84.45], "yaxis": "y"}, {"hoverinfo": "text", "marker": {"color": "rgb(0,116,217)"}, "mode": "lines", "type": "scatter", "x": [37.66, 37.66, 554.5, 554.5], "xaxis": "x", "y": [101.3, 113.7, 113.7, 102.2], "yaxis": "y"}, {"hoverinfo": "text", "marker": {"color": "rgb(0,116,217)"}, "mode": "lines", "type": "scatter", "x": [15, 15, 296.1, 296.1], "xaxis": "x", "y": [0, 118.3, 118.3, 113.7], "yaxis": "y"}, {"hoverinfo": "text", "marker": {"color": "rgb(0,116,217)"}, "mode": "lines", "type": "scatter", "x": [5, 5, 155.5, 155.5], "xaxis": "x", "y": [0, 144.4, 144.4, 118.3], "yaxis": "y"}], "layout": {"autosize": false, "height": 500, "hovermode": "closest", "showlegend": false, "width": 1800, "xaxis": {"autorange": true, "mirror": "allticks", "range": [0, 1775], "rangemode": "tozero", "showgrid": false, "showline": true, "showticklabels": true, "tickmode": "array", "ticks": "outside", "ticktext": {"elided": "178 str values"}, "tickvals": {"elided": "178 int values"}, "type": "linear", "zeroline": false}, "yaxis": {"autorange": true, "mirror": "allticks", "range": [0, 152.0], "rangemode": "tozero", "showgrid": false, "showline": true, "showticklabels": true, "ticks": "outside", "type": "linear", "zeroline": false}}}
